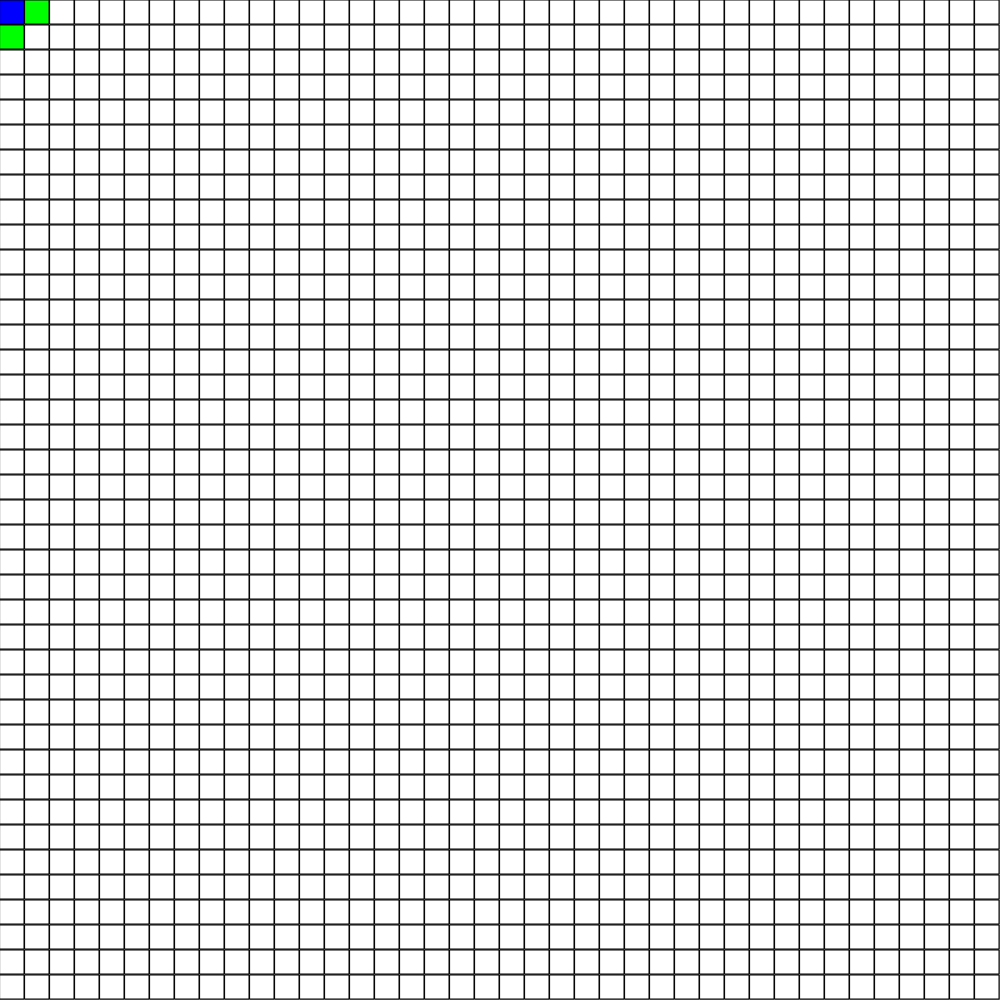
Frame 1 (no input)
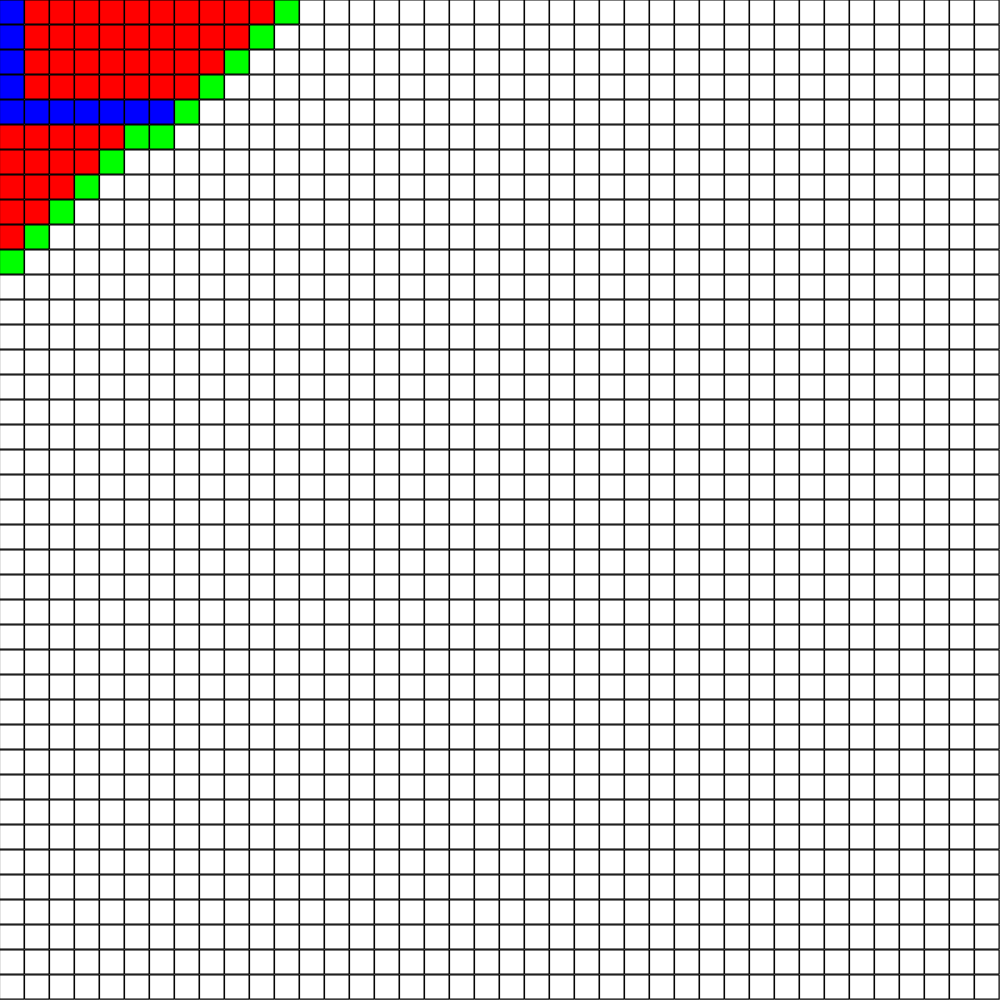
Frame 60 (no input)
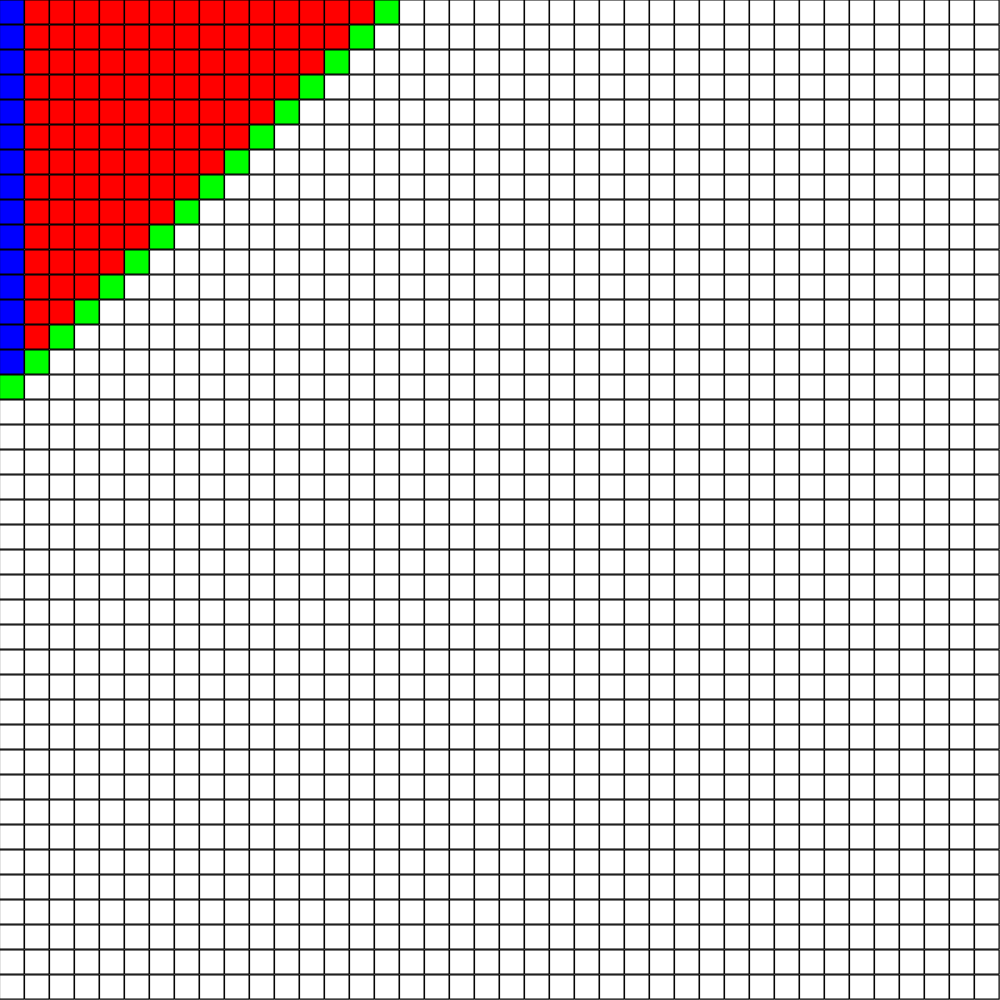
Frame 120 (the mouse pressed at the canvas centre since frame 60)

The p5.js sketch that drew these frames (run headless with seeded random() and noise() and a simulated clock; from frame 60 on, the mouse is pressed at the canvas centre):

// p5.js sketch
// ── sketch.js
let cols, rows;
let spinner = 25
let w = spinner;
let h = spinner;


let grid;
let current;

let openSet = [];
let path = [];

let closedSet = [];
let startPosition, endPosition;

function removeFromArray(arr, element) {
    for (let i = arr.length - 1; i >= 0; i--) {
        if (arr[i] == element) {
            arr.splice(i, 1);
        }
    }
}

function setup() {

    let debug = false;
    createCanvas(1000, 1000);

    let cols = floor(width / w);
    let rows = floor(height / h);

    if (debug) console.log(new Date() + ' ' + 'cols: ' + cols);
    if (debug) console.log(new Date() + ' ' + 'rows: ' + rows);




    grid = new Array(cols);

    if (debug) console.log(new Date() + ' ' + 'Show grid (nulls):' + JSON.stringify(grid, null, 4));
    // frameRate(5);


    for (let i = 0; i < cols; i++) {

        grid[i] = new Array(rows);


    }
    if (debug) console.log(new Date() + ' ' + 'Show grid(2D):' + JSON.stringify(grid, null, 4));

    for (let i = 0; i < cols; i++) {
        for (let j = 0; j < rows; j++) {

            grid[i][j] = new TNode(i, j, determineBlocked());
        }
    }

    if (debug) console.log(new Date() + ' ' + 'Show grid (Populated sans neighbors):' + JSON.stringify(grid, null, 4));
    for (let i = 0; i < cols; i++) {
        for (let j = 0; j < rows; j++) {

            // grid[i][j].addNeighbors(grid, cols, rows);
            grid[i][j].addNeighbors(cols, rows);


        }
    }
    if (debug) console.log(new Date() + ' ' + 'Show grid (Populated with neighbors):' + JSON.stringify(grid, null, 4));



    startPosition = grid[0][0];
    endPosition = grid[cols - 1][rows - 1];

    startPosition.blocked = false;
    endPosition.blocked = false;

    openSet.push(startPosition);

    console.log(grid);
}

function heuristic(a, b) {

    let debug = false;

    if (debug) console.log(new Date() + ' ' + 'Value of A' + JSON.stringify(a, null, 4));
    if (debug) console.log(new Date() + ' ' + 'Value of B' + JSON.stringify(b, null, 4));

    let d = dist(a.i, a.j, b.i, b.j); //distance
    d = abs(a.i - b.i) + abs(a.j - b.j); //manhattan distance or taxi cab.
    return d;
}

function draw() {
    let debug = false;
    background(51);



    if (debug) console.log(new Date() + ' ' + 'openSet:' + JSON.stringify(openSet, null, 4));
    if (openSet.length > 0) {

        let winner = 0;

        for (let i = 0; i < openSet.length; i++) {

            if (openSet[i].f < openSet[winner].f) {
                winner = i;
            }
        }

        current = openSet[winner];

        if (current === endPosition) {


            noLoop();
            console.log(new Date() + ' ' + 'Done:' + '');
        }

        removeFromArray(openSet, current);
        closedSet.push(current);

        //Check element a long a not already evaluated

        let elements = current.neighbors;

        if (debug) console.log(new Date() + ' ' + 'Iterating over neighbors: ' + current.neighbors);
        elements.forEach(telement => {

            element = grid[telement.i][telement.j];

            if (debug) console.log(new Date() + ' ' + 'element:' + JSON.stringify(element, null, 4));
            if (!closedSet.includes(element)) {

                let tempGValues = current.g + 1;

                if (openSet.includes(element)) {
                    if (tempGValues < element.g) {
                        element.g = tempGValues;
                    }
                } else {
                    element.g = tempGValues;
                    openSet.push(element);
                }
                if (debug) console.log(new Date() + ' ' + 'Calling heuristicwith element: ' + JSON.stringify(element, null, 4));
                element.h = heuristic(element, endPosition);
                element.f = element.g + element.h;
                element.previous = current;
            }
        });
    } else {

        //No Solution
        console.log(new Date() + ' ' + 'Solution Found');

    }


    background(125);

    grid.forEach(col => {
        col.forEach(row => {
            row.show(color(255));

        });
    });

    openSet.forEach(element => {
        element.show(color(0, 255, 0));
    });


    closedSet.forEach(element => {
        element.show(color(255, 0, 0));

    });


    path = [];
    let temp = current;
    path.push(temp);
    while (temp.previous) {
        path.push(temp.previous);
        temp = temp.previous;

    }

    path.forEach(element => {
        element.show(color(0, 0, 255));

    });

}

function determineBlocked() {
    let retVal = false;
    let randomNumber = random();
    if (randomNumber < .15) {
        retVal = true;
    }
    return retVal;
}

function TCordinate(i, j) {
    this.i = i;
    this.j = j;
}

function TNode(i, j, blocked) {

    this.i = i;
    this.j = j;
    this.blocked = blocked;
    this.f = 0;
    this.g = 0;
    this.h = 0;
    this.correctWidth = w - 1;
    this.correctHeigth = h - 1;
    this.neighbors = [];
    this.previous = undefined;


    this.show = function(col) {

        fill(col);
        // noStroke();
        stroke(0);
        rect(this.i * w, this.j * w, this.correctWidth, this.correctHeigth);

    }

    this.addObstacles = function(col) {

        stroke(125);
        fill(col);
        rect(this.i * w, this.j * w, this.correctWidth, this.correctWidth);

        if (this.blocked) {
            // console.log('Blocking... .. .  ')
            stroke(255);
            fill(125, 0, 0);
            rect(this.i * w, this.j * w, this.correctWidth, this.correctWidth);

        }
        // if (!this.blocked) {
        //     // console.log('Clearing... .. . ')
        //     stroke(col);
        //     // noFill();
        //     fill(0, 0, 0);
        //     rect(this.i * w, this.j * w, width, width);

        // }


    }

    this.addNeighbors = function(cols, rows) {

        console.log(new Date() + ' ' + '+addNeighbors');
        let debug = false;

        let i = this.i;
        let j = this.j;

        if (debug) console.log(new Date() + ' ' + '===================================');
        if (debug) console.log(new Date() + ' ' + 'Cols:' + cols);
        if (debug) console.log(new Date() + ' ' + 'Rows:' + rows);
        // if (debug) console.log(new Date() + ' ' + 'Incoming Grid: ' + JSON.stringify(grid, null, 4));
        if (debug) console.log(new Date() + ' ' + 'Processing [' + i + ',' + j + ']');

        //left
        if (i > 0) {
            if (debug) console.log(new Date() + ' ' + 'Found Left' + '=> [' + (i - 1) + ',' + j + ']');

            pt = new TCordinate(i - 1, j);
            this.neighbors.push(pt);
            // this.neighbors.push(grid[i - 1][j]);
        }

        //right
        if (i < cols - 1) {
            if (debug) console.log(new Date() + ' ' + 'Found Right' + '=> [' + (i + 1) + ',' + j + ']');

            pt = new TCordinate(i + 1, j);
            this.neighbors.push(pt);

            // this.neighbors.push(grid[i + 1][j]);
        }

        //top
        if (j > 0) {
            if (debug) console.log(new Date() + ' ' + 'Found Top' + '=> [' + i + ',' + (j - 1) + ']');

            pt = new TCordinate(i, j - 1);
            this.neighbors.push(pt);
            // this.neighbors.push(grid[i][j - 1]);
        }
        //bottom
        if (j < rows - 1) {
            if (debug) console.log(new Date() + ' ' + 'Found Bottom' + '=> [' + i + ',' + (j + 1) + ']');

            pt = new TCordinate(i, j + 1);
            this.neighbors.push(pt);
            // this.neighbors.push(grid[i][j + 1]);
        }

        if (debug) console.log(new Date() + ' ' + 'derived elements: ' + this.neighbors.length);
        if (debug) console.log(new Date() + ' ' + 'derived neighbors' + JSON.stringify(this.neighbors, null, 2));

        console.log(new Date() + ' ' + '-addNeighbors');

    }
}
